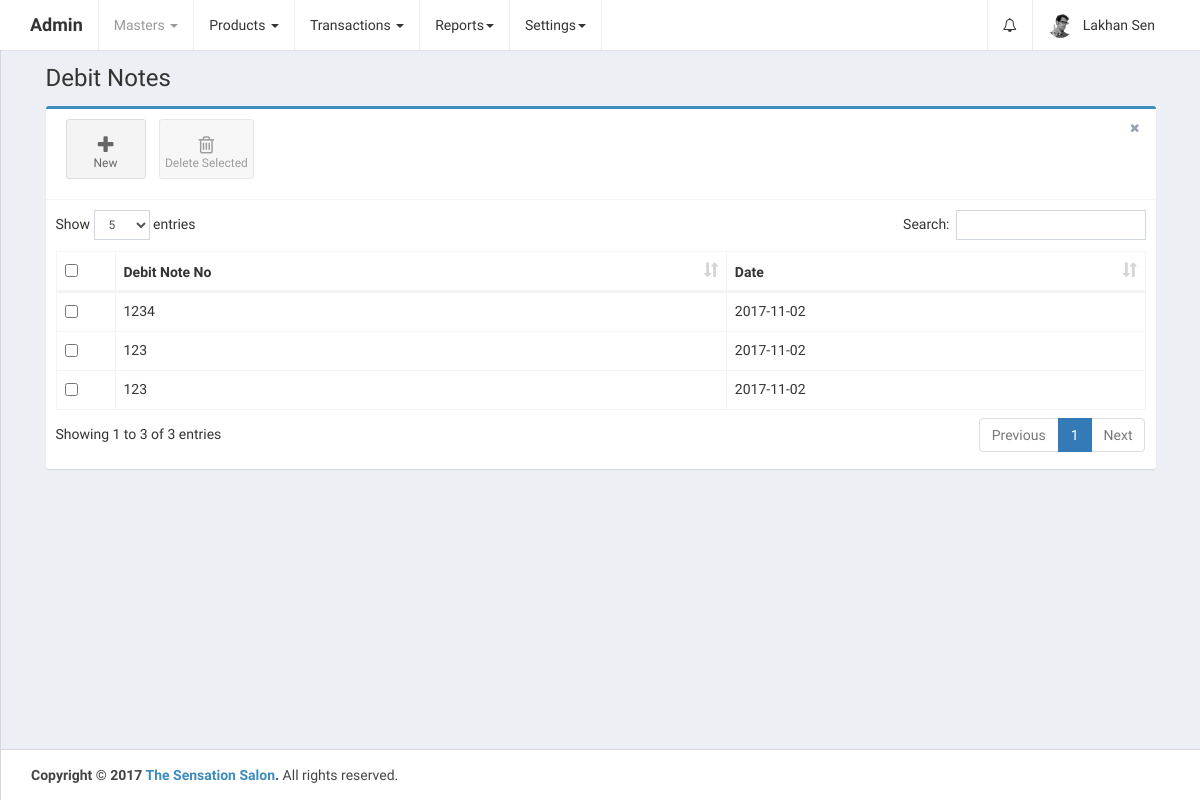
The page /home.php?controller=debitnotes&action=getall (signed in) on the database as committed earlier.
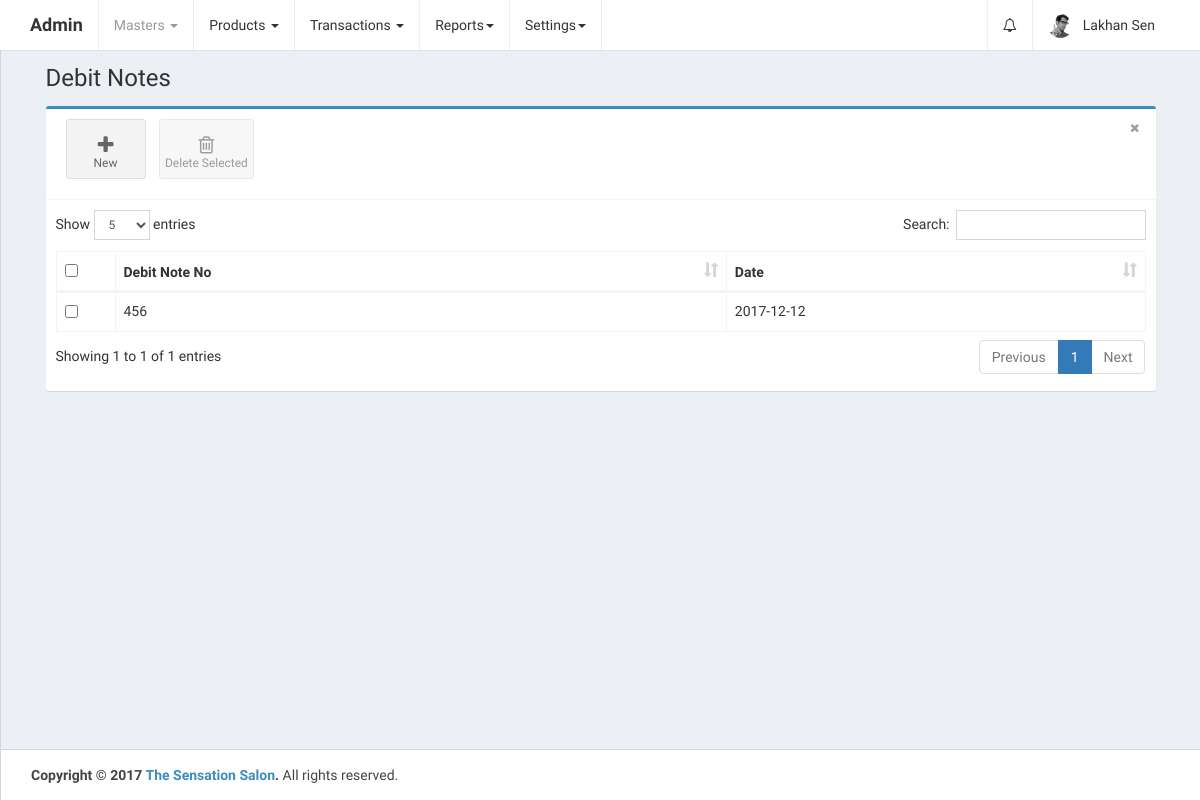
The same page on the database as committed later.
### tables this page shows
CREATE TABLE `debit_notes` (
  `id` int(11) UNSIGNED NOT NULL,
  `debit_note_no` varchar(255) DEFAULT NULL,
  `date` date DEFAULT NULL,
  `party_id` int(11) DEFAULT NULL,
  `purchase_invoice_data` longtext COMMENT 'purchase_ledger_id, amount',
  `narration` text,
  `total_amount` double DEFAULT NULL,
  `is_deleted` tinyint(1) NOT NULL DEFAULT '0',
  `created_at` datetime NOT NULL DEFAULT CURRENT_TIMESTAMP,
  `updated_at` datetime NOT NULL DEFAULT CURRENT_TIMESTAMP ON UPDATE CURRENT_TIMESTAMP
);

### home.php (called while the page is built, shortened)
<?php
require_once 'config/database.php';
if (isset($_GET['controller']) || isset($_GET['action'])) {
    if (isset($_GET['controller']))
        $controller = ucfirst($_GET['controller']);
    if (isset($_GET['action']))
        $action = $_GET['action'];
} else {
    $controller = 'Home';
    $action = 'index';
}
require_once 'config/routes.php';
?>

### controllers/DebitNotesController.php (called while the page is built, shortened)
<?php
class DebitNotesController {
    public $debitnotesobj;
    public $ex_ins_staff_members_nots;
    public function __construct() {
        require_once 'models/DebitNotes.php';
        $this->debitnotesobj = new DebitNotes();
        $this->ex_ins_staff_members_nots = array();
    }
    public function getall() {
        $page_header = 'Debit Notes';
        $debit_notes = $this->debitnotesobj->getAll();
        $ex_ins_staff_members_nots = $this->ex_ins_staff_members_nots;
        require_once APP_DIR . '/views/layout.php';
    }
}
?>

### config/Database.php (called while the page is built)
<?php
class Database {
    public function connect() {
        $conn = new mysqli('localhost', 'root', '', 'thesensationbeautycentre');
        if ($conn->connect_error) {
            die("Connection failed: " . $conn->connect_error);
        } else {
            return $conn;
        }
    }
}
?>

### models/DebitNotes.php (called while the page is built, shortened)
<?php
class DebitNotes {
    public $conn;
    public function __construct() {
        $db = new Database();
        $this->conn = $db->connect();
    }
    public function getAll() {
        $debit_notes = $this->conn->query('SELECT * FROM debit_notes ORDER BY id DESC');
        return $debit_notes;
    }
}
?>

### views/debit_notes.php (the view, shortened to what this page needs)
<link rel="stylesheet" href="public/plugins/datatables/dataTables.bootstrap.css">
<div class="row">
    <div class="col-xs-12">
        <div class="box box-primary">
            <div class="box-header with-border">
                <a class="btn btn-app" href="?controller=debitnotes&action=add">
                    <i class="fa fa-plus"></i> New
                </a>
                <button class="btn btn-app" id="delete_selected">
                    <i class="fa fa-trash-o"></i> Delete Selected
                </button>
                <div class="box-tools pull-right">
                    <button type="button" class="btn btn-box-tool" data-widget="remove"><i class="fa fa-times"></i></button>
                </div>
            </div>
            <div class="box-body">
                <div class="table-responsive">
                    <table id="debit_notes_table" class="table table-bordered table-hover" role="grid" aria-describedby="debit_notes_table_info">
                        <thead>
                            <tr>
                                <th data-orderable="false" width="20px">
                                    <input type="checkbox" class="select-all">
                                </th>
                                <th>Debit Note No</th>
                                <th>Date</th>
                            </tr>
                        </thead>
                        <?php
                        if (isset($debit_notes)) {
                            if ($debit_notes->num_rows > 0) {
                                ?>
                                <tbody>
                                    <?php
                                    while ($debit_note = $debit_notes->fetch_assoc()) {
                                        ?>
                                        <tr id="tr_<?php echo $debit_note['id']; ?>">
                                            <td><input type="checkbox" name="select_debit_notes[]" data-id="<?php echo $debit_note['id']; ?>"></td>
                                            <td><?php echo $debit_note['debit_note_no']; ?></td>
                                            <td><?php echo $debit_note['date']; ?></td>
                                        </tr>
                                        <?php
                                    }
                                    ?>
                                </tbody>
                                <?php
                            }
                        }
                        ?>
                    </table>
                </div>
            </div>
        </div>
    </div>
</div>

### config/routes.php (shortened to what this page needs)
<?php
$controllers = array(
    'Error' => ['index'],
    'Home' => ['index'],
    'Brand' => ['getBrands', 'addBrand', 'getBrand', 'updateBrand', 'deleteBrand', 'checkNameExist'],
    'Customer' => ['getCustomers', 'getCustomer', 'addCustomer', 'updateCustomer', 'deleteCutomer'],
    'Staff' => ['getstaffmembers', 'addstaff', 'getstaffmember', 'updatestaff', 'deletestaff'],
    'Accountgroup' => ['getall', 'get', 'add', 'getParentName', 'update', 'deleteacgroup', 'checkNameExist', 'getById', 'findSalesLedgerByTerm', 'findPurchaseLedgerByTerm'],
    'Productcategory' => ['getcategories', 'addcategory', 'getcategory', 'updatecategory', 'deletecategory', 'checkNameExist'],
    'Product' => ['getproducts', 'getproduct', 'addproduct', 'updateproduct', 'deleteproduct', 'findProductByTerm', 'checkProductNameExist', 'checkQty', 'checkQtyForPurhase', 'checkQtyForSales'],
    'Party' => ['getall', 'add', 'update', 'get', 'delete', 'getPartyNameByTerm', 'getById', 'checkPartyNameExist'],
    'Purchase' => ['getbills', 'checkInovieExist', 'add', 'findLedgerByTerm', 'checkLedgerNameExist', 'delete', 'update', 'printBill'],
    'Purchasereturn' => ['getbills', 'add'],
    'Sale' => ['getbills', 'checkInovieExist', 'add', 'findLedgerByTerm', 'checkLedgerNameExist', 'delete', 'printBill'],
    'Creditnotes' => ['getall', 'add', 'checkCreditNoteExist'],
    'Debitnotes' => ['getall', 'add', 'checkDebitNoteExist'],
    'Contra' => ['getall', 'add', 'checkDebitNoteExist'],
    'Journal' => ['getall', 'add', 'getAllAccounts', 'checkLedgerNameExist'],
    'Companysetting' => ['get'],
    'Profile'=>['get'],
);
if (array_key_exists($controller, $controllers)) {
    if (in_array($action, $controllers[$controller])) {
        switch ($controller) {
            case 'Debitnotes':
                $controller = new DebitNotesController();
                break;
        }
        $controller->$action();
    } else {
        require_once APP_DIR . '/controllers/ErrorController.php';
        $controller = new ErrorController();
        $action = 'index';
        $controller->$action();
    }
} else {
    require_once APP_DIR . '/controllers/ErrorController.php';
    $controller = new ErrorController();
    $action = 'index';
    $controller->$action();
}
?>

### views/layout.php (shortened to what this page needs)
<!DOCTYPE html>
<html>
    <head>
        <link href="public/plugins/bootstrap/css/bootstrap.min.css" rel="stylesheet">
        <link href="public/css/font-awesome.min.css" rel="stylesheet">
        <link href="public/css/admin.css" rel="stylesheet">
        <link href="public/css/skin-black-light.min.css" rel="stylesheet">
    </head>
    <body class="hold-transition skin-black-light layout-top-nav">
        <div class="wrapper">
            <header class="main-header">
                <nav class="navbar navbar-static-top">
                    <div class="container">
                        <div class="navbar-header">
                            <a href="home.php" class="navbar-brand"><b>Admin</b></a>
                        </div>
                        <div class="collapse navbar-collapse pull-left" id="navbar-collapse">
                            <ul class="nav navbar-nav">
                                <li class="dropdown active">
                                    <a href="#" class="dropdown-toggle" data-toggle="dropdown">Masters <span class="caret"></span></a>
                                </li>
                                <li class="dropdown">
                                    <a href="#" class="dropdown-toggle" data-toggle="dropdown">Products <span class="caret"></span></a>
                                </li>
                                <li class="dropdown">
                                    <a href="#" class="dropdown-toggle" data-toggle="dropdown">Transactions <span class="caret"></span></a>
                                </li>
                                <li class="dropdown">
                                    <a href="#" class="dropdown-toggle" data-toggle="dropdown">Reports<span class="caret"></span></a>
                                </li>
                                <li class="dropdown">
                                    <a href="#" class="dropdown-toggle" data-toggle="dropdown">Settings<span class="caret"></span></a>
                                </li>
                            </ul>
                        </div>
                        <div class="navbar-custom-menu">
                            <ul class="nav navbar-nav">
                                <?php
                                if (isset($ex_ins_staff_members_nots)) {
                                    ?>
                                    <li class="dropdown notifications-menu">
                                        <a href="#" class="dropdown-toggle" data-toggle="dropdown">
                                            <i class="fa fa-bell-o"></i>
                                        </a>
                                    </li>
                                    <?php
                                }
                                ?>
                                <li class="dropdown user user-menu">
                                    <a href="#" class="dropdown-toggle" data-toggle="dropdown">
                                        <img src="public/images/user2-160x160.jpg" class="user-image" alt="User Image">
                                        <span class="hidden-xs"><?php echo ucwords($_SESSION['admin']); ?></span>
                                    </a>
                                </li>
                            </ul>
                        </div>
                    </div>
                </nav>
            </header>
            <div class="content-wrapper">
                <div class="container">
                    <section class="content-header">
                        <h1><?php echo $page_header; ?></h1>
                    </section>
                    <section class="content">
                        <?php
                        include_once APP_DIR . $view_file;
                        ?>
                    </section>
                </div>
            </div>
            <footer class="main-footer">
                <div class="container">
                    <strong>Copyright &copy; 2017 <a href="http://www.sensationsalon.in/">The Sensation Salon</a>.</strong> All rights
                    reserved.
                </div>
            </footer>
        </div>
    </body>
</html>

### views/debit_notes.php (style rules this page uses)
.table-responsive { overflow-x: initial; }

Rows that differ between the two databases and show on the page:
removed debit_notes: debit_note_no "1234", date "2017-11-02"
removed debit_notes: debit_note_no "123", date "2017-11-02"
removed debit_notes: debit_note_no "123", date "2017-11-02"
added debit_notes: debit_note_no "456", date "2017-12-12"
Other text that changed with them:
text written by a page script: "Show entries Search: Showing 1 to 3 of 3 entries Previous 1 Next" → "Show entries Search: Showing 1 to 1 of 1 entries Previous 1 Next"
